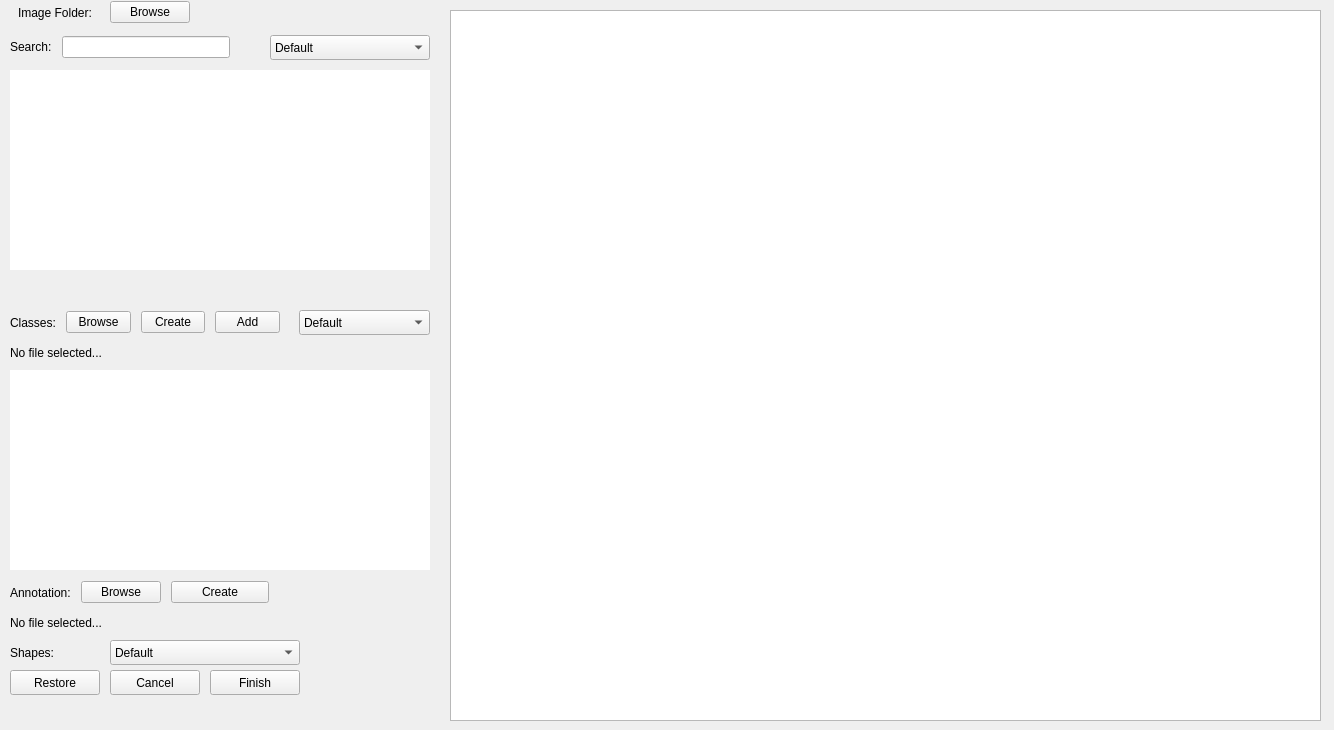
<?xml version="1.0" encoding="UTF-8"?>
<ui version="4.0">
 <class>MainView</class>
 <widget class="QMainWindow" name="MainView">
  <property name="enabled">
   <bool>true</bool>
  </property>
  <property name="geometry">
   <rect>
    <x>0</x>
    <y>0</y>
    <width>1334</width>
    <height>730</height>
   </rect>
  </property>
  <property name="sizePolicy">
   <sizepolicy hsizetype="Maximum" vsizetype="Maximum">
    <horstretch>0</horstretch>
    <verstretch>0</verstretch>
   </sizepolicy>
  </property>
  <property name="windowTitle">
   <string>Dataset Labelling Tool</string>
  </property>
  <widget class="QWidget" name="CentralWidget">
   <property name="sizePolicy">
    <sizepolicy hsizetype="Maximum" vsizetype="Maximum">
     <horstretch>0</horstretch>
     <verstretch>0</verstretch>
    </sizepolicy>
   </property>
   <property name="layoutDirection">
    <enum>Qt::LeftToRight</enum>
   </property>
   <widget class="QFrame" name="MainContainer">
    <property name="enabled">
     <bool>true</bool>
    </property>
    <property name="geometry">
     <rect>
      <x>-10</x>
      <y>-20</y>
      <width>460</width>
      <height>741</height>
     </rect>
    </property>
    <property name="sizePolicy">
     <sizepolicy hsizetype="Maximum" vsizetype="Preferred">
      <horstretch>0</horstretch>
      <verstretch>0</verstretch>
     </sizepolicy>
    </property>
    <property name="minimumSize">
     <size>
      <width>0</width>
      <height>0</height>
     </size>
    </property>
    <property name="statusTip">
     <string notr="true"/>
    </property>
    <property name="styleSheet">
     <string notr="true">QFrame { border: 0; }</string>
    </property>
    <property name="frameShape">
     <enum>QFrame::StyledPanel</enum>
    </property>
    <property name="frameShadow">
     <enum>QFrame::Raised</enum>
    </property>
    <property name="lineWidth">
     <number>0</number>
    </property>
    <widget class="QFrame" name="ImageBrowsingFrame">
     <property name="geometry">
      <rect>
       <x>20</x>
       <y>20</y>
       <width>190</width>
       <height>25</height>
      </rect>
     </property>
     <property name="styleSheet">
      <string notr="true"/>
     </property>
     <property name="frameShape">
      <enum>QFrame::StyledPanel</enum>
     </property>
     <property name="frameShadow">
      <enum>QFrame::Raised</enum>
     </property>
     <property name="lineWidth">
      <number>0</number>
     </property>
     <layout class="QHBoxLayout" name="horizontalLayout">
      <property name="spacing">
       <number>10</number>
      </property>
      <property name="leftMargin">
       <number>0</number>
      </property>
      <property name="topMargin">
       <number>0</number>
      </property>
      <property name="rightMargin">
       <number>1</number>
      </property>
      <property name="bottomMargin">
       <number>0</number>
      </property>
      <item>
       <widget class="QLabel" name="ImagesLabel">
        <property name="sizePolicy">
         <sizepolicy hsizetype="Maximum" vsizetype="Preferred">
          <horstretch>0</horstretch>
          <verstretch>0</verstretch>
         </sizepolicy>
        </property>
        <property name="text">
         <string>Image Folder:</string>
        </property>
       </widget>
      </item>
      <item>
       <widget class="QPushButton" name="ImageBrowseButton">
        <property name="sizePolicy">
         <sizepolicy hsizetype="Maximum" vsizetype="Fixed">
          <horstretch>0</horstretch>
          <verstretch>0</verstretch>
         </sizepolicy>
        </property>
        <property name="text">
         <string>Browse</string>
        </property>
       </widget>
      </item>
     </layout>
    </widget>
    <widget class="QFrame" name="ImageSearchFrame">
     <property name="geometry">
      <rect>
       <x>20</x>
       <y>55</y>
       <width>220</width>
       <height>25</height>
      </rect>
     </property>
     <property name="frameShape">
      <enum>QFrame::StyledPanel</enum>
     </property>
     <property name="frameShadow">
      <enum>QFrame::Raised</enum>
     </property>
     <layout class="QHBoxLayout" name="horizontalLayout_2">
      <property name="spacing">
       <number>10</number>
      </property>
      <property name="leftMargin">
       <number>0</number>
      </property>
      <property name="topMargin">
       <number>0</number>
      </property>
      <property name="rightMargin">
       <number>0</number>
      </property>
      <property name="bottomMargin">
       <number>0</number>
      </property>
      <item>
       <widget class="QLabel" name="IMAGESEARCHLABEL">
        <property name="sizePolicy">
         <sizepolicy hsizetype="Maximum" vsizetype="Maximum">
          <horstretch>0</horstretch>
          <verstretch>0</verstretch>
         </sizepolicy>
        </property>
        <property name="text">
         <string>Search:</string>
        </property>
       </widget>
      </item>
      <item>
       <widget class="QLineEdit" name="SearchBox"/>
      </item>
     </layout>
    </widget>
    <widget class="QListWidget" name="ImageList">
     <property name="geometry">
      <rect>
       <x>20</x>
       <y>90</y>
       <width>420</width>
       <height>200</height>
      </rect>
     </property>
     <property name="sizePolicy">
      <sizepolicy hsizetype="Fixed" vsizetype="Fixed">
       <horstretch>0</horstretch>
       <verstretch>0</verstretch>
      </sizepolicy>
     </property>
    </widget>
    <widget class="QLabel" name="ImageInfoLabel">
     <property name="geometry">
      <rect>
       <x>20</x>
       <y>300</y>
       <width>220</width>
       <height>15</height>
      </rect>
     </property>
     <property name="text">
      <string/>
     </property>
    </widget>
    <widget class="QFrame" name="ClassBrowsingFrame">
     <property name="geometry">
      <rect>
       <x>20</x>
       <y>330</y>
       <width>271</width>
       <height>25</height>
      </rect>
     </property>
     <property name="styleSheet">
      <string notr="true"/>
     </property>
     <property name="frameShape">
      <enum>QFrame::StyledPanel</enum>
     </property>
     <property name="frameShadow">
      <enum>QFrame::Raised</enum>
     </property>
     <property name="lineWidth">
      <number>0</number>
     </property>
     <layout class="QHBoxLayout" name="horizontalLayout_3">
      <property name="spacing">
       <number>10</number>
      </property>
      <property name="leftMargin">
       <number>0</number>
      </property>
      <property name="topMargin">
       <number>0</number>
      </property>
      <property name="rightMargin">
       <number>1</number>
      </property>
      <property name="bottomMargin">
       <number>0</number>
      </property>
      <item>
       <widget class="QLabel" name="CLASSESSEARCHLABEL">
        <property name="sizePolicy">
         <sizepolicy hsizetype="Maximum" vsizetype="Preferred">
          <horstretch>0</horstretch>
          <verstretch>0</verstretch>
         </sizepolicy>
        </property>
        <property name="text">
         <string>Classes:</string>
        </property>
       </widget>
      </item>
      <item>
       <widget class="QPushButton" name="ClassBrowseButton">
        <property name="sizePolicy">
         <sizepolicy hsizetype="Maximum" vsizetype="Fixed">
          <horstretch>0</horstretch>
          <verstretch>0</verstretch>
         </sizepolicy>
        </property>
        <property name="text">
         <string>Browse</string>
        </property>
       </widget>
      </item>
      <item>
       <widget class="QPushButton" name="ClassCreateButton">
        <property name="sizePolicy">
         <sizepolicy hsizetype="Maximum" vsizetype="Fixed">
          <horstretch>0</horstretch>
          <verstretch>0</verstretch>
         </sizepolicy>
        </property>
        <property name="text">
         <string>Create</string>
        </property>
       </widget>
      </item>
      <item>
       <widget class="QPushButton" name="ClassAddButton">
        <property name="text">
         <string>Add</string>
        </property>
       </widget>
      </item>
     </layout>
    </widget>
    <widget class="QListWidget" name="ClassesList">
     <property name="geometry">
      <rect>
       <x>20</x>
       <y>390</y>
       <width>420</width>
       <height>200</height>
      </rect>
     </property>
     <property name="sizePolicy">
      <sizepolicy hsizetype="Fixed" vsizetype="Fixed">
       <horstretch>0</horstretch>
       <verstretch>0</verstretch>
      </sizepolicy>
     </property>
     <property name="contextMenuPolicy">
      <enum>Qt::CustomContextMenu</enum>
     </property>
    </widget>
    <widget class="QFrame" name="AnnotationBrowsingFrame">
     <property name="geometry">
      <rect>
       <x>20</x>
       <y>600</y>
       <width>260</width>
       <height>25</height>
      </rect>
     </property>
     <property name="styleSheet">
      <string notr="true"/>
     </property>
     <property name="frameShape">
      <enum>QFrame::StyledPanel</enum>
     </property>
     <property name="frameShadow">
      <enum>QFrame::Raised</enum>
     </property>
     <property name="lineWidth">
      <number>0</number>
     </property>
     <layout class="QHBoxLayout" name="horizontalLayout_4">
      <property name="spacing">
       <number>10</number>
      </property>
      <property name="leftMargin">
       <number>0</number>
      </property>
      <property name="topMargin">
       <number>0</number>
      </property>
      <property name="rightMargin">
       <number>1</number>
      </property>
      <property name="bottomMargin">
       <number>0</number>
      </property>
      <item>
       <widget class="QLabel" name="ANNOTATIONSEARCHLABEL">
        <property name="sizePolicy">
         <sizepolicy hsizetype="Maximum" vsizetype="Preferred">
          <horstretch>0</horstretch>
          <verstretch>0</verstretch>
         </sizepolicy>
        </property>
        <property name="text">
         <string>Annotation:</string>
        </property>
       </widget>
      </item>
      <item>
       <widget class="QPushButton" name="AnnotationBrowseButton">
        <property name="sizePolicy">
         <sizepolicy hsizetype="Maximum" vsizetype="Fixed">
          <horstretch>0</horstretch>
          <verstretch>0</verstretch>
         </sizepolicy>
        </property>
        <property name="text">
         <string>Browse</string>
        </property>
       </widget>
      </item>
      <item>
       <widget class="QPushButton" name="AnnotationCreateButton">
        <property name="text">
         <string>Create</string>
        </property>
       </widget>
      </item>
     </layout>
    </widget>
    <widget class="QComboBox" name="ImageListSortBox">
     <property name="geometry">
      <rect>
       <x>280</x>
       <y>55</y>
       <width>160</width>
       <height>25</height>
      </rect>
     </property>
     <item>
      <property name="text">
       <string>Default</string>
      </property>
     </item>
     <item>
      <property name="text">
       <string>Name : Ascending</string>
      </property>
     </item>
     <item>
      <property name="text">
       <string>Name : Descending</string>
      </property>
     </item>
     <item>
      <property name="text">
       <string>Date : Ascending</string>
      </property>
     </item>
     <item>
      <property name="text">
       <string>Date : Descending</string>
      </property>
     </item>
     <item>
      <property name="text">
       <string>Size : Ascending</string>
      </property>
     </item>
     <item>
      <property name="text">
       <string>Size : Decsending</string>
      </property>
     </item>
    </widget>
    <widget class="QComboBox" name="ClassListSortBox">
     <property name="geometry">
      <rect>
       <x>309</x>
       <y>330</y>
       <width>131</width>
       <height>25</height>
      </rect>
     </property>
     <item>
      <property name="text">
       <string>Default</string>
      </property>
     </item>
     <item>
      <property name="text">
       <string>Name : Ascending</string>
      </property>
     </item>
     <item>
      <property name="text">
       <string>Name : Descending</string>
      </property>
     </item>
    </widget>
    <widget class="QLabel" name="AnnotationFileLabel">
     <property name="geometry">
      <rect>
       <x>20</x>
       <y>630</y>
       <width>261</width>
       <height>25</height>
      </rect>
     </property>
     <property name="sizePolicy">
      <sizepolicy hsizetype="Maximum" vsizetype="Preferred">
       <horstretch>0</horstretch>
       <verstretch>0</verstretch>
      </sizepolicy>
     </property>
     <property name="text">
      <string>No file selected...</string>
     </property>
    </widget>
    <widget class="QFrame" name="ShapesFrame">
     <property name="geometry">
      <rect>
       <x>20</x>
       <y>660</y>
       <width>301</width>
       <height>61</height>
      </rect>
     </property>
     <property name="layoutDirection">
      <enum>Qt::LeftToRight</enum>
     </property>
     <property name="frameShape">
      <enum>QFrame::StyledPanel</enum>
     </property>
     <property name="frameShadow">
      <enum>QFrame::Raised</enum>
     </property>
     <widget class="QLabel" name="ShapesLabel">
      <property name="geometry">
       <rect>
        <x>0</x>
        <y>0</y>
        <width>60</width>
        <height>25</height>
       </rect>
      </property>
      <property name="sizePolicy">
       <sizepolicy hsizetype="Maximum" vsizetype="Preferred">
        <horstretch>0</horstretch>
        <verstretch>0</verstretch>
       </sizepolicy>
      </property>
      <property name="text">
       <string>Shapes:</string>
      </property>
     </widget>
     <widget class="QPushButton" name="ShapesRestoreButton">
      <property name="geometry">
       <rect>
        <x>0</x>
        <y>30</y>
        <width>90</width>
        <height>25</height>
       </rect>
      </property>
      <property name="text">
       <string>Restore</string>
      </property>
     </widget>
     <widget class="QPushButton" name="ShapesCancelButton">
      <property name="geometry">
       <rect>
        <x>100</x>
        <y>30</y>
        <width>90</width>
        <height>25</height>
       </rect>
      </property>
      <property name="text">
       <string>Cancel</string>
      </property>
     </widget>
     <widget class="QPushButton" name="ShapesFinishButton">
      <property name="geometry">
       <rect>
        <x>200</x>
        <y>30</y>
        <width>90</width>
        <height>25</height>
       </rect>
      </property>
      <property name="text">
       <string>Finish</string>
      </property>
     </widget>
     <widget class="QComboBox" name="ShapesSelector">
      <property name="geometry">
       <rect>
        <x>100</x>
        <y>0</y>
        <width>190</width>
        <height>25</height>
       </rect>
      </property>
      <item>
       <property name="text">
        <string>Default</string>
       </property>
      </item>
      <item>
       <property name="text">
        <string>Name : Ascending</string>
       </property>
      </item>
      <item>
       <property name="text">
        <string>Name : Descending</string>
       </property>
      </item>
     </widget>
    </widget>
    <widget class="QLabel" name="ClassFileLabel">
     <property name="geometry">
      <rect>
       <x>20</x>
       <y>360</y>
       <width>411</width>
       <height>25</height>
      </rect>
     </property>
     <property name="sizePolicy">
      <sizepolicy hsizetype="Maximum" vsizetype="Preferred">
       <horstretch>0</horstretch>
       <verstretch>0</verstretch>
      </sizepolicy>
     </property>
     <property name="text">
      <string>No file selected...</string>
     </property>
     <property name="alignment">
      <set>Qt::AlignLeading|Qt::AlignLeft|Qt::AlignVCenter</set>
     </property>
    </widget>
   </widget>
   <widget class="GraphicsView" name="imageView">
    <property name="geometry">
     <rect>
      <x>450</x>
      <y>10</y>
      <width>871</width>
      <height>711</height>
     </rect>
    </property>
    <property name="sizePolicy">
     <sizepolicy hsizetype="Maximum" vsizetype="Maximum">
      <horstretch>0</horstretch>
      <verstretch>0</verstretch>
     </sizepolicy>
    </property>
   </widget>
  </widget>
  <action name="actionOpen_folder">
   <property name="text">
    <string>Open folder</string>
   </property>
  </action>
 </widget>
 <customwidgets>
  <customwidget>
   <class>GraphicsView</class>
   <extends>QGraphicsView</extends>
   <header>GraphicsView.h</header>
  </customwidget>
 </customwidgets>
 <resources/>
 <connections/>
</ui>
